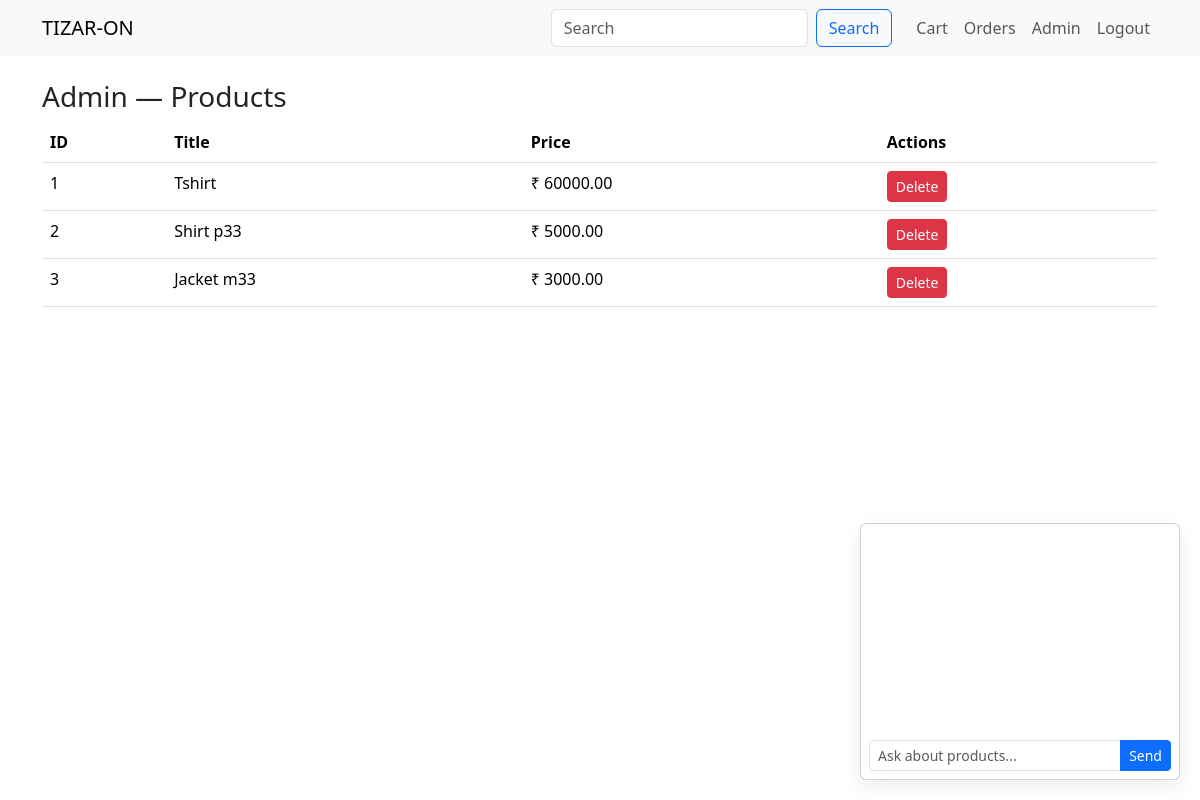
The app's page /admin/products (signed in) with its own data.
### models.py (models this page shows)
class Product(db.Model):
    id = db.Column(db.Integer, primary_key=True)
    title = db.Column(db.String(200), nullable=False)
    description = db.Column(db.Text)
    price = db.Column(db.Float, default=0.0)
    category = db.Column(db.String(100), default="General")
    image = db.Column(db.String(250), default="static/no_image.png")

### app.py (the view)
@app.route("/admin/products")
@login_required
@admin_required
def admin_products():
    products = Product.query.all()
    return render_template("admin_products.html", products=products)

### app.py (called while the page is built)
@login_manager.user_loader
def load_user(user_id):
    return User.query.get(int(user_id))

def admin_required(func):
    @wraps(func)
    def wrapper(*args, **kwargs):
        if not current_user.is_authenticated or not current_user.is_admin:
            flash("Admin access only!", "danger")
            return redirect(url_for("admin_login"))
        return func(*args, **kwargs)
    return wrapper

### templates/admin_products.html
{% extends "base.html" %}
{% block content %}
<h3>Admin — Products</h3>
<table class="table">
  <thead><tr><th>ID</th><th>Title</th><th>Price</th><th>Actions</th></tr></thead>
  <tbody>
    {% for p in products %}
      <tr>
        <td>{{ p.id }}</td>
        <td>{{ p.title }}</td>
        <td>₹ {{ "%.2f"|format(p.price) }}</td>
        <td>
          <form method="post" action="{{ url_for('admin_delete_product', pid=p.id) }}" style="display:inline;">
            <button class="btn btn-sm btn-danger">Delete</button>
          </form>
        </td>
      </tr>
    {% endfor %}
  </tbody>
</table>
{% endblock %}

### static/css/style.css (style rules this page uses)
body { padding-bottom: 80px; }

### records on screen
Product: id "1", title "Tshirt", price "60000.00"
Product: id "2", title "Shirt p33", price "5000.00"
Product: id "3", title "Jacket m33", price "3000.00"
